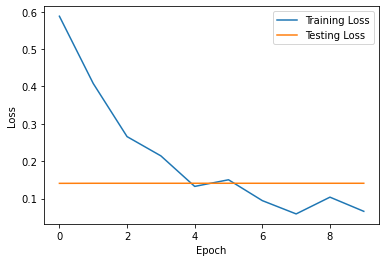
#> input picture Images/err/ErrorPlots/ResNet Error.png, 386 x 262 px
$ python image_compile.py
#> lines starting #> are read from the running program, lines starting #| are printed output that depends on the picture
import matplotlib.pyplot as plt
import matplotlib.image as mpimg
from PIL import Image

fig, axs = plt.subplots(2, 2, figsize=(15, 15))

# Display first row of images
# img1 = mpimg.imread('RFC_Error.png')
# axs[0, 0].imshow(img1)
# axs[0, 0].axis('off')

# img2 = mpimg.imread('DTC_Error.png')
# axs[0, 1].imshow(img2)
# axs[0, 1].axis('off')

# # Display second row of images
# img3 = mpimg.imread('GBC_Error.png')
# axs[1, 0].imshow(img3)
# axs[1, 0].axis('off')

# img4 = mpimg.imread('Knn_Error.png')
# axs[1, 1].imshow(img4)
# axs[1, 1].axis('off')

# # Display third row of images
# img5 = mpimg.imread('LR_Error.png')
# axs[2, 0].imshow(img5)
# axs[2, 0].axis('off')

# img6 = mpimg.imread('XGBC_Error.png')
# axs[2, 1].imshow(img6)
# axs[2, 1].axis('off')

# Display third row of images
img5 = mpimg.imread('ResNet Error.png')
#> img5 is the input picture: shape (262, 386, 4) float32; mean R, G, B, A 0.973, 0.973, 0.972, 0.731
axs[0, 0].imshow(img5)
axs[0, 0].axis('off')
axs[0,0].set_title('ResNet Error')

img6 = mpimg.imread('Ann Error.png')
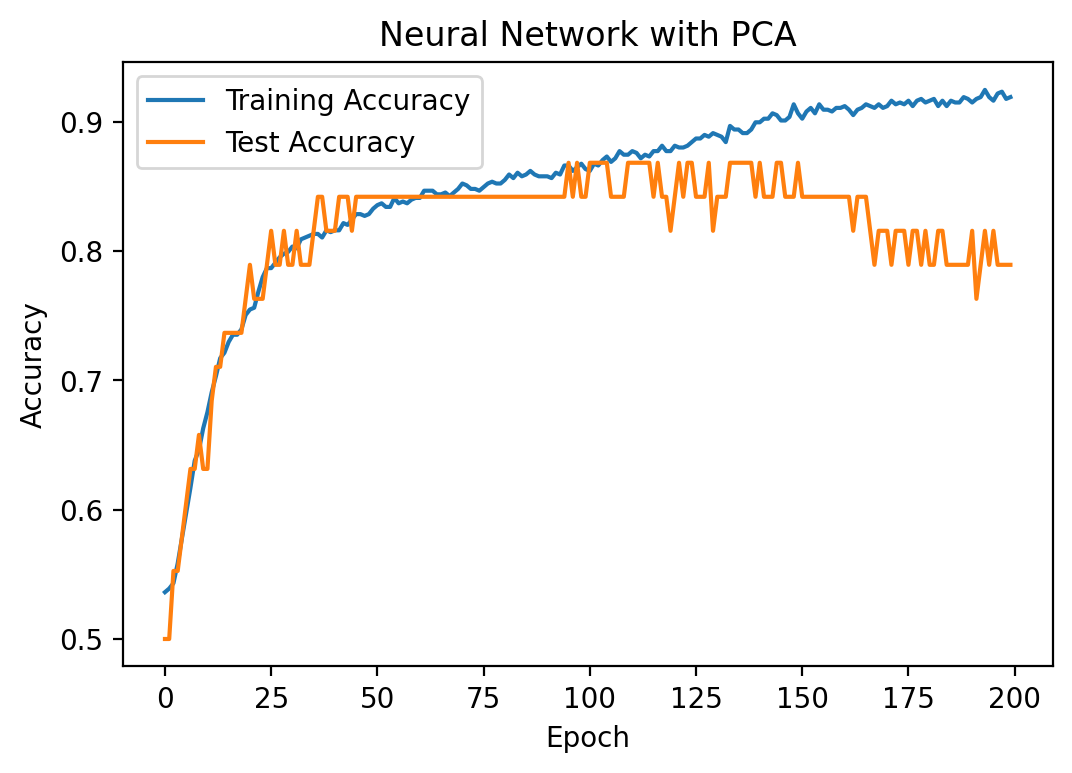
#> input picture Images/err/ErrorPlots/Ann Error.png, 1072 x 773 px
#> img6 is the input picture: shape (773, 1072, 4) float32; mean R, G, B, A 0.967, 0.961, 0.956, 0.692
axs[0, 1].imshow(img6)
axs[0, 1].axis('off')

# Display fourth row of images
img7 = mpimg.imread('MLP Error.png')
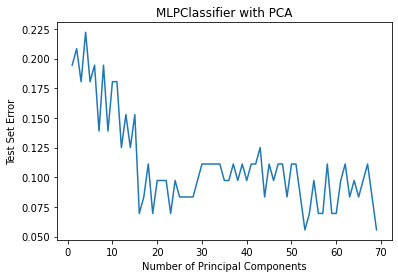
#> input picture Images/err/ErrorPlots/MLP Error.png, 398 x 278 px
#> img7 is the input picture: shape (278, 398, 4) float32; mean R, G, B, A 0.942, 0.95, 0.956, 0.679
axs[1, 0].imshow(img7)
axs[1, 0].axis('off')

# Hide axis for last subplot
axs[1, 1].axis('off')

# Display the figure
plt.show()
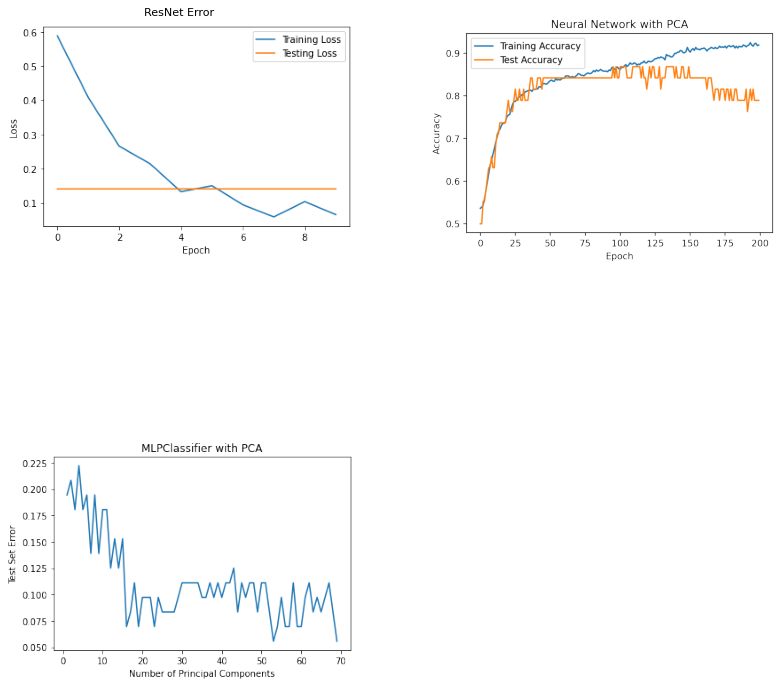
#> figure drawn by matplotlib, 3 panels
